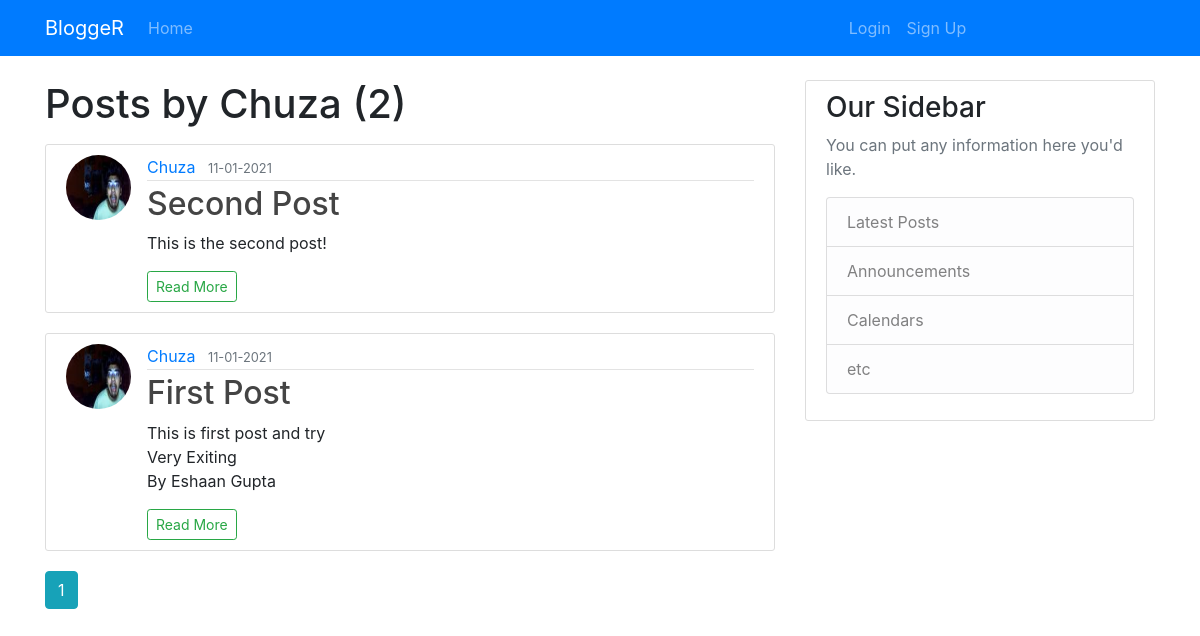
The page /user/Chuza on the database as committed earlier.
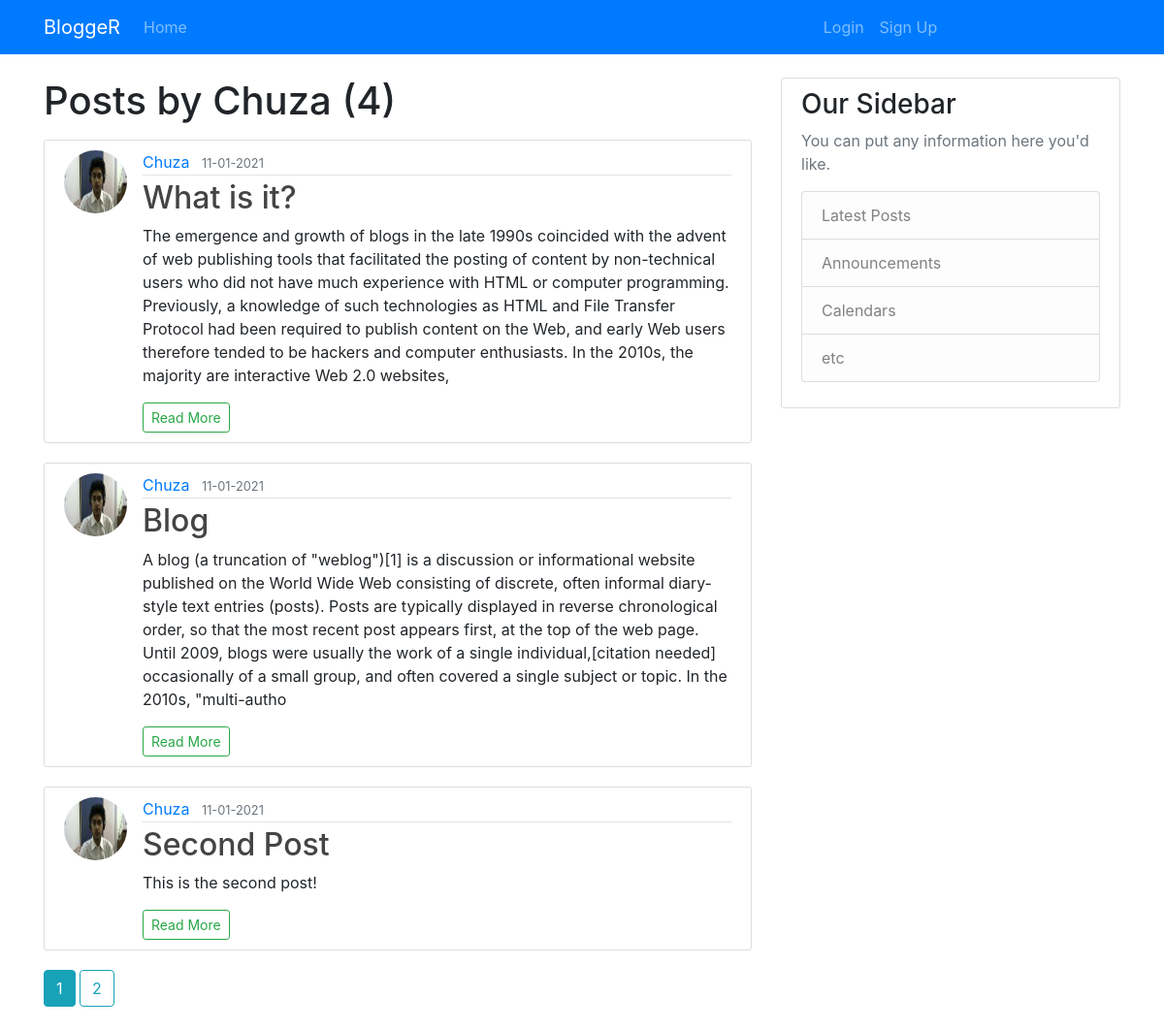
The same page on the database as committed later.
### main/models.py (models this page shows, shortened)
class User(db.Model,UserMixin):
    id = db.Column(db.Integer, primary_key=True)
    username = db.Column(db.String(20), unique=True, nullable=False)
    email = db.Column(db.String(120), unique=True, nullable=False)
    image_file = db.Column(db.String(20), unique=False,
                           nullable=False, default="default.jpg")
    password = db.Column(db.String(60), nullable=False)
    posts = db.relationship('Post',
                            backref=db.backref('author', lazy=True))

class Post(db.Model):
    id = db.Column(db.Integer, primary_key=True)
    title = db.Column(db.String, nullable=False)
    date_posted = db.Column(db.DateTime, nullable=False,
                            default=datetime.utcnow)
    content = db.Column(db.Text, nullable=False)
    user_id = db.Column(db.Integer, db.ForeignKey('user.id'), nullable=False)

### main/routes.py (the view)
@app.route("/user/<string:username>")
def user_post(username):
    page=request.args.get('page',1,type=int)
    user=User.query.filter_by(username=username)\
        .first_or_404()
    posts=Post.query.filter_by(author=user)\
        .order_by(Post.date_posted.desc())\
            .paginate(page=page,per_page=3)
    return render_template('user_post.html',user=user,posts=posts)

### main/templates/user_post.html
{%extends "layout.html" %} {%block content%}
<h1 class="mb-3">Posts by {{user.username}} ({{posts.total}})</h1>
{%for post in posts.items%}
<article class="media content-section">
	<img src="{{url_for('static',filename='picture/'+post.author.image_file)}}" class='rounded-circle article-img'>
	<div class="media-body">
		<div class="article-metadata">
			<a class="mr-2" href="{{url_for('user_post',username=post.author.username)}}">{{ post.author.username }}</a>
			<small class="text-muted">{{ post.date_posted.strftime('%d-%m-%Y') }}</small>
		</div>
		<h2><a class="article-title" href="{{url_for('post',post_id=post.id)}}">{{ post.title }}</a></h2>
		<p class="article-content">{{ post.content[:500] }}</p>
		<a class='btn btn-outline-success btn-sm' href="{{url_for('post',post_id=post.id)}}">Read More</a>
	</div>
</article>
{%endfor%}
	{%for page_num in posts.iter_pages(left_edge=1,right_edge=1,left_current=1,right_current=2)%}
		{%if page_num%}
			{%if page_num==posts.page%}
				<a class="btn btn-info mb-4" href="{{url_for('user_post',username=user.username,page=page_num)}}">{{page_num}}</a>
			{%else%}
				<a class="btn btn-outline-info mb-4" href="{{url_for('user_post',username=user.username,page=page_num)}}">{{page_num}}</a>
			{%endif%}
		{%else%}
			...
		{%endif%}
	{%endfor%}
{%endblock content%}

### main/templates/layout.html (shortened to what this page needs)
<!DOCTYPE html>
<html lang="en">
	<head>
    <link
			rel="stylesheet"
			type="text/css"
			href="{{ url_for('static', filename='main.css') }}"
		/>
		<link
			rel="stylesheet"
			href="https://maxcdn.bootstrapcdn.com/bootstrap/4.0.0/css/bootstrap.min.css"
		/>
	</head>
	<body>
         <header class="site-header">
      <nav class="navbar navbar-expand-lg navbar-dark bg-primary">
        <div class="container">
          <a class="navbar-brand" href="{{url_for('home')}}">BloggeR</a>
          <div class="collapse navbar-collapse" id="navbarNav">
            <ul class="navbar-nav">
              <li class="nav-item">
                <a class="nav-link" href="{{url_for('home')}}">Home </a>
              </li>
              {%if current_user.is_authenticated%}
              <li class="nav-item" style="margin-left: 30rem;">
                <a class="nav-link" href="{{url_for('account')}}">Account</a>
              </li>
              <li class="nav-item">
                <a class="nav-link" href="{{url_for('new_post')}}">New Post</a>
              </li>
              <li class="nav-item">
                <a class="nav-link" href="{{url_for('logout')}}">Log Out</a>
              </li>
              {%else%}
              <li class="nav-item" style="margin-left: 40rem;">
                <a class="nav-link" href="{{url_for('login')}}">Login</a>
              </li>
              <li class="nav-item"style="float: right;">
                <a class="nav-link" href="{{url_for('signup')}}">Sign Up</a>
              </li>
              {%endif%}
            </ul>
          </div>
        </div>
      </nav>
    </header>
    <br/>
    <main role="main" class="container">
      <div class="row">
        <div class="col-md-8">
          {% block content %}
          {% endblock %}
        </div>
        <div class="col-md-4">
          <div class="content-section">
            <h3>Our Sidebar</h3>
            <p class='text-muted'>You can put any information here you'd like.
              <ul class="list-group">
                <li class="list-group-item list-group-item-light">Latest Posts</li>
                <li class="list-group-item list-group-item-light">Announcements</li>
                <li class="list-group-item list-group-item-light">Calendars</li>
                <li class="list-group-item list-group-item-light">etc</li>
              </ul>
            </p>
          </div>
        </div>
      </div>
    </main>
</body>
</html>

### main/static/main.css (style rules this page uses)
body { background: #fafafa; color: #333333; margin-top: 5rem; }
h1, h2, h3, h4, h5, h6 { color: #444444; }
.site-header .navbar-nav .nav-link { color: #cbd5db; }
.content-section { background: #ffffff; padding: 10px 20px; border: 1px solid #dddddd; border-radius: 3px; margin-bottom: 20px; }
.article-title { color: #444444; }
.article-content { white-space: pre-line; }
.article-img { height: 65px; width: 65px; margin-right: 16px; }
.article-metadata { padding-bottom: 1px; margin-bottom: 4px; border-bottom: 1px solid #e3e3e3 }

Rows that differ between the two databases and show on the page:
no longer on this page (row unchanged): Post: image_file (picture), author.username "Chuza", date_posted "11-01-2021", title "First Post", content "This is first post and try Very Exiting By Eshaan Gupta"
added Post: image_file (picture), author.username "Chuza", date_posted "11-01-2021", title "What is it?", content "The emergence and growth of blogs in the late 1990s coincided with the advent of web publishing tools that facilitated the posting of content by non-technical users who did not have much experience with HTML or computer programming. Previously, a knowledge of such technologies as HTML and File Transfer Protocol had been required to publish content on the Web, and early Web users therefore tended to be hackers and computer enthusiasts. In the 2010s, the majority are interactive Web 2.0 websites,"
added Post: image_file (picture), author.username "Chuza", date_posted "11-01-2021", title "Blog", content "A blog (a truncation of \"weblog\")[1] is a discussion or informational website published on the World Wide Web consisting of discrete, often informal diary-style text entries (posts). Posts are typically displayed in reverse chronological order, so that the most recent post appears first, at the top of the web page. Until 2009, blogs were usually the work of a single individual,[citation needed] occasionally of a small group, and often covered a single subject or topic. In the 2010s, \"multi-autho"
changed through a linked row, Post "Second Post": image_file: a different picture
Other text that changed with them:
{{ posts.total }}: "2" → "4"
new list line: "2"
